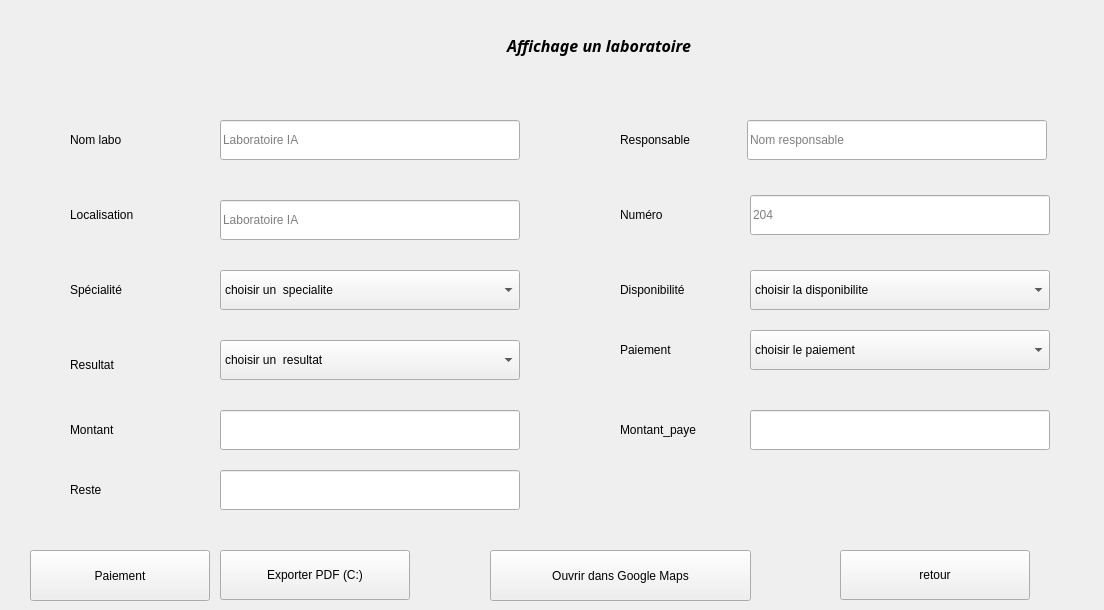
            <widget class="QWidget" name="affichierL">
             <widget class="QPushButton" name="retour_stat_3">
              <property name="geometry">
               <rect>
                <x>840</x>
                <y>550</y>
                <width>190</width>
                <height>50</height>
               </rect>
              </property>
              <property name="text">
               <string>retour</string>
              </property>
             </widget>
             <widget class="QFrame" name="PopupLabsForm_4">
              <property name="geometry">
               <rect>
                <x>70</x>
                <y>70</y>
                <width>1025</width>
                <height>451</height>
               </rect>
              </property>
              <property name="frameShape">
               <enum>QFrame::Shape::NoFrame</enum>
              </property>
              <widget class="QLineEdit" name="aff5">
               <property name="geometry">
                <rect>
                 <x>677</x>
                 <y>50</y>
                 <width>300</width>
                 <height>40</height>
                </rect>
               </property>
               <property name="placeholderText">
                <string>Nom responsable</string>
               </property>
              </widget>
              <widget class="QLabel" name="LblLabCap_6">
               <property name="geometry">
                <rect>
                 <x>550</x>
                 <y>200</y>
                 <width>130</width>
                 <height>40</height>
                </rect>
               </property>
               <property name="text">
                <string>Disponibilité</string>
               </property>
              </widget>
              <widget class="QLabel" name="LblLabLoc_6">
               <property name="geometry">
                <rect>
                 <x>0</x>
                 <y>125</y>
                 <width>130</width>
                 <height>40</height>
                </rect>
               </property>
               <property name="text">
                <string>Localisation</string>
               </property>
              </widget>
              <widget class="QLabel" name="LblLabName_6">
               <property name="geometry">
                <rect>
                 <x>0</x>
                 <y>50</y>
                 <width>130</width>
                 <height>40</height>
                </rect>
               </property>
               <property name="text">
                <string>Nom labo</string>
               </property>
              </widget>
              <widget class="QLabel" name="LblLabNum_6">
               <property name="geometry">
                <rect>
                 <x>550</x>
                 <y>125</y>
                 <width>130</width>
                 <height>40</height>
                </rect>
               </property>
               <property name="text">
                <string>Numéro</string>
               </property>
              </widget>
              <widget class="QLineEdit" name="aff1">
               <property name="geometry">
                <rect>
                 <x>150</x>
                 <y>50</y>
                 <width>300</width>
                 <height>40</height>
                </rect>
               </property>
               <property name="placeholderText">
                <string>Laboratoire IA</string>
               </property>
              </widget>
              <widget class="QLineEdit" name="aff6">
               <property name="geometry">
                <rect>
                 <x>680</x>
                 <y>125</y>
                 <width>300</width>
                 <height>40</height>
                </rect>
               </property>
               <property name="placeholderText">
                <string>204</string>
               </property>
              </widget>
              <widget class="QLabel" name="LblLabResp_6">
               <property name="geometry">
                <rect>
                 <x>550</x>
                 <y>50</y>
                 <width>130</width>
                 <height>40</height>
                </rect>
               </property>
               <property name="text">
                <string>Responsable</string>
               </property>
              </widget>
              <widget class="QLabel" name="LblLabSpec_6">
               <property name="geometry">
                <rect>
                 <x>0</x>
                 <y>200</y>
                 <width>130</width>
                 <height>40</height>
                </rect>
               </property>
               <property name="text">
                <string>Spécialité</string>
               </property>
              </widget>
              <widget class="QLineEdit" name="aff2">
               <property name="geometry">
                <rect>
                 <x>150</x>
                 <y>130</y>
                 <width>300</width>
                 <height>40</height>
                </rect>
               </property>
               <property name="placeholderText">
                <string>Laboratoire IA</string>
               </property>
              </widget>
              <widget class="QLabel" name="LblLabSpec_7">
               <property name="geometry">
                <rect>
                 <x>0</x>
                 <y>275</y>
                 <width>130</width>
                 <height>40</height>
                </rect>
               </property>
               <property name="text">
                <string>Resultat</string>
               </property>
              </widget>
              <widget class="QLabel" name="LblLabSpec_8">
               <property name="geometry">
                <rect>
                 <x>550</x>
                 <y>260</y>
                 <width>130</width>
                 <height>40</height>
                </rect>
               </property>
               <property name="text">
                <string>Paiement</string>
               </property>
              </widget>
              <widget class="QComboBox" name="aff3">
               <property name="geometry">
                <rect>
                 <x>150</x>
                 <y>200</y>
                 <width>300</width>
                 <height>40</height>
                </rect>
               </property>
               <item>
                <property name="text">
                 <string>choisir un  specialite</string>
                </property>
               </item>
               <item>
                <property name="text">
                 <string>interieur</string>
                </property>
               </item>
               <item>
                <property name="text">
                 <string>exterieur</string>
                </property>
               </item>
              </widget>
              <widget class="QComboBox" name="aff7">
               <property name="geometry">
                <rect>
                 <x>680</x>
                 <y>200</y>
                 <width>300</width>
                 <height>40</height>
                </rect>
               </property>
               <item>
                <property name="text">
                 <string>choisir la disponibilite</string>
                </property>
               </item>
               <item>
                <property name="text">
                 <string>Disponible</string>
                </property>
               </item>
               <item>
                <property name="text">
                 <string>Occupe</string>
                </property>
               </item>
              </widget>
              <widget class="QComboBox" name="aff7_2">
               <property name="geometry">
                <rect>
                 <x>680</x>
                 <y>260</y>
                 <width>300</width>
                 <height>40</height>
                </rect>
               </property>
               <item>
                <property name="text">
                 <string>choisir le paiement</string>
                </property>
               </item>
               <item>
                <property name="text">
                 <string>payer</string>
                </property>
               </item>
               <item>
                <property name="text">
                 <string>non payer</string>
                </property>
               </item>
              </widget>
              <widget class="QComboBox" name="aff3_2">
               <property name="geometry">
                <rect>
                 <x>150</x>
                 <y>270</y>
                 <width>300</width>
                 <height>40</height>
                </rect>
               </property>
               <item>
                <property name="text">
                 <string>choisir un  resultat</string>
                </property>
               </item>
               <item>
                <property name="text">
                 <string>En exécution</string>
                </property>
               </item>
               <item>
                <property name="text">
                 <string>En attente</string>
                </property>
               </item>
               <item>
                <property name="text">
                 <string>Prêt</string>
                </property>
               </item>
              </widget>
              <widget class="QLineEdit" name="aff_montant">
               <property name="geometry">
                <rect>
                 <x>150</x>
                 <y>340</y>
                 <width>300</width>
                 <height>40</height>
                </rect>
               </property>
              </widget>
              <widget class="QLineEdit" name="aff_montant_paye">
               <property name="geometry">
                <rect>
                 <x>680</x>
                 <y>340</y>
                 <width>300</width>
                 <height>40</height>
                </rect>
               </property>
              </widget>
              <widget class="QLineEdit" name="aff_reste">
               <property name="geometry">
                <rect>
                 <x>150</x>
                 <y>400</y>
                 <width>300</width>
                 <height>40</height>
                </rect>
               </property>
              </widget>
              <widget class="QLabel" name="label_16">
               <property name="geometry">
                <rect>
                 <x>0</x>
                 <y>340</y>
                 <width>130</width>
                 <height>40</height>
                </rect>
               </property>
               <property name="text">
                <string>Montant</string>
               </property>
              </widget>
              <widget class="QLabel" name="label_17">
               <property name="geometry">
                <rect>
                 <x>0</x>
                 <y>400</y>
                 <width>130</width>
                 <height>40</height>
                </rect>
               </property>
               <property name="text">
                <string>Reste</string>
               </property>
              </widget>
              <widget class="QLabel" name="label_18">
               <property name="geometry">
                <rect>
                 <x>550</x>
                 <y>340</y>
                 <width>130</width>
                 <height>40</height>
                </rect>
               </property>
               <property name="text">
                <string>Montant_paye</string>
               </property>
              </widget>
             </widget>
             <widget class="QLabel" name="lblPageTitle_2">
              <property name="geometry">
               <rect>
                <x>440</x>
                <y>20</y>
                <width>251</width>
                <height>51</height>
               </rect>
              </property>
              <property name="font">
               <font>
                <family>Vivaldi</family>
                <pointsize>12</pointsize>
                <italic>true</italic>
                <bold>true</bold>
               </font>
              </property>
              <property name="text">
               <string>Affichage un laboratoire</string>
              </property>
              <property name="alignment">
               <set>Qt::AlignmentFlag::AlignRight|Qt::AlignmentFlag::AlignTrailing|Qt::AlignmentFlag::AlignVCenter</set>
              </property>
             </widget>
             <widget class="QPushButton" name="BtnExportLabsDirect">
              <property name="geometry">
               <rect>
                <x>220</x>
                <y>550</y>
                <width>190</width>
                <height>50</height>
               </rect>
              </property>
              <property name="text">
               <string>Exporter PDF (C:)</string>
              </property>
             </widget>
             <widget class="QPushButton" name="btnOpenGoogleMaps">
              <property name="geometry">
               <rect>
                <x>490</x>
                <y>550</y>
                <width>261</width>
                <height>51</height>
               </rect>
              </property>
              <property name="text">
               <string>Ouvrir dans Google Maps</string>
              </property>
             </widget>
             <widget class="QPushButton" name="btnPaiementLab">
              <property name="geometry">
               <rect>
                <x>30</x>
                <y>550</y>
                <width>180</width>
                <height>51</height>
               </rect>
              </property>
              <property name="toolTip">
               <string>Effectuer un paiement pour ce laboratoire</string>
              </property>
              <property name="text">
               <string>Paiement</string>
              </property>
             </widget>
            </widget>
